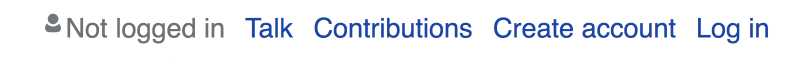
#> input picture local/wiki_proj/resources/eval_light/navigation-personal-top-right.png, 1584 x 122 px, found by its file name (shown at 1/2 size)
$ jupyter execute --allow-errors vocab_tester.ipynb   (shell and % lines are left out)
#> lines starting #> are read from the running program, lines starting #| are printed output that depends on the picture
### local/wiki_proj_reduced/compiler/classes/Compiler.py
#!/usr/bin/env python
__author__ = 'Tony Beltramelli - www.tonybeltramelli.com'

import json
from .Node import *
from .Utils import *

# [35 lines left out: functions render_content_with_text, sanitize_data, read_file, not called in this run]

class Compiler:
    def __init__(self, dsl_mapping_file_path):
        with open(dsl_mapping_file_path) as data_file:
            self.dsl_mapping = json.load(data_file)

        self.opening_tag = self.dsl_mapping["opening-tag"]
        self.closing_tag = self.dsl_mapping["closing-tag"]
        self.content_holder = self.opening_tag + self.closing_tag

        self.root = Node("body", None, self.content_holder)

    # [39 lines left out: function compile, not called in this run]


FILL_WITH_RANDOM_TEXT = True
TEXT_PLACE_HOLDER = "[]"

### local/wiki_proj_reduced/vocab_tester.ipynb
[cell 1]
from os import getcwd
from os import listdir
import numpy as np
from compiler.classes.Compiler import *

[cell 2]
# Read a file and return a string
def load_doc(filename):
    file = open(filename, 'r')
    text = file.read()
    file.close()
    return text

def load_data(data_dir):
    # optional TOREMOVE
    text = []
    images = []
    # Load all the files and order them
    all_filenames = listdir(data_dir)
    all_filenames.sort()
    for filename in (all_filenames):
        print(filename)
        if filename[-3:] == "npz":
            # Load the images already prepared in arrays
            image = np.load(data_dir+filename)
            images.append(image['features'])
        elif filename[-3:] == "gui":
            print("inside")
            # Load the boostrap tokens and rap them in a start and end tag
            syntax = load_doc(data_dir+filename)
            # Seperate all the words with a single space
            syntax = ' '.join(syntax.split())
            # Add a space after each comma
            syntax = syntax.replace(',', ' ,')
            text.append(syntax)
    images = np.array(images, dtype=float)
    return images, text

[cell 3]
def convertToNPZ(dir):
    filenames = listdir(dir)
    filenames.sort()
    for filename in (filenames):
        #print(filename)
        #print(filename[-3:])
        if filename[-3:] == 'png':
            print('inside')
            image = cv2.imread(dir + '/' + filename)
            res = cv2.resize(image, dsize = (256,256))
            res = res/255
            np.savez(dir + '/' + filename[:-4], features=res)
            print(filename + 'npz saved..')

#> (the rest of this cell did not finish here and is left out)

[cell 4]
train_features, texts = load_data(getcwd() + '/resources/eval_light/')

[cell 5]
for i in range(0, len(texts)):
    texts[i] = '{ body { header {}'+ texts[i] + '}}'

#> (a cell that did not finish here is left out)

[cell 7]
dsl_path = "./compiler/assets/wiki-dsl-mapping.json"
#> (the rest of this cell did not finish here and is left out)

compiled_website = compiler.compile(texts[11], 'index.html')
print(compiled_website)

[cell 8]
from PIL import Image
from numpy import array
#img = Image.open("./../Bootstrap/resources/eval_light/navigation-personal-top-right.png")
#> (the rest of this cell did not finish here and is left out)

#> (a cell that did not finish here is left out)

#> (a cell that did not finish here is left out)

[cell 11]
#!pwd

[cell 12]
image = Image.open('./resources/eval_light/navigation-personal-top-right.png')
#> image is the input picture: PIL image 1584x122 RGBA; mean R, G, B, A 236.9, 239.5, 245.5, 255
#print "Creating numpy representation of image %s " % file
resize = image.resize((256,256), Image.NEAREST)
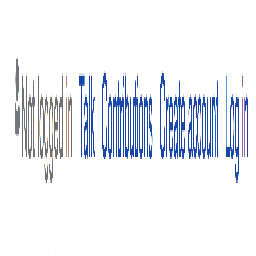
#> resize: PIL image 256x256 RGBA; mean R, G, B, A 236.3, 238.9, 245.2, 255
resize.load();
data = np.asarray( resize, dtype="uint8" )
print(data.shape)
#| (256, 256, 4)

[cell 13]
from PIL import Image
import numpy as np
import matplotlib.pyplot as plot
import cv2
imgFile = cv2.imread('./resources/eval_light/navigation-personal-top-right.png')
res = cv2.resize(imgFile, dsize=(256, 256), interpolation=cv2.INTER_CUBIC)
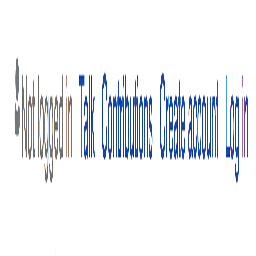
#> res: shape (256, 256, 3); mean B, G, R 245, 238.5, 235.7

[cell 14]
import cv2

[cell 15]
#imgFile = cv2.imread('/Users/atankha/Desktop/navigation-top-left.png')
imgFile = cv2.imread('/Users/atankha/Desktop/full.png')
#> (the rest of this cell did not finish here and is left out)

[cell 16]
#res = res*256
print(res.shape)
#| (256, 256, 3)
print(res)
#> (printed output is left out)
